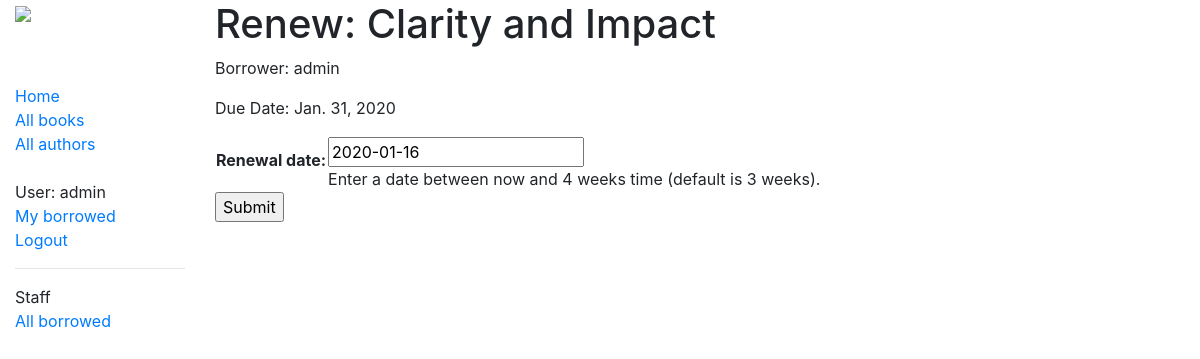
The app's page /catalog/book/38a4652c-a22a-4b28-818d-9f8d2848e87d/renew/ (signed in) with its own data.
### catalog/models.py (models this page shows, shortened)
class BookInstance(models.Model):
    id = models.UUIDField(primary_key = True, default=uuid.uuid4
            , help_text = "Unique ID for this specific copy of a book")
    book = models.ForeignKey("Book", on_delete = models.SET_NULL, null=True)
    imprint = models.CharField(max_length = 200)
    due_back = models.DateField(null=True, blank=True)
    borrower = models.ForeignKey(User, on_delete=models.SET_NULL, null=True, blank=True)
    @property
    def is_overdue(self):
        if self.due_back and date.today() > self.due_back:
            return True
        return False
    LOAN_STATUS = (
          ('m', "Maintenance")
        , ('o', "On loan")
        , ('a', "Available")
        , ('r', "Reserved")
    )
    status = models.CharField(
          max_length = 1
        , choices = LOAN_STATUS
        , blank = True
        , default = "m"
        , help_text = "Book availability"
    )
    class Meta:
        ordering = ['due_back']
        permissions =(('can_mark_returned', 'set book as returned'),)

class Book(models.Model):
    title = models.CharField(max_length=200)
    author = models.ForeignKey("Author", on_delete=models.SET_NULL, null = True)
    summary = models.TextField(max_length = 1000
            , help_text = "Enter a brief description of the book")
    isbn = models.CharField("ISBN", max_length= 13
            , help_text = '13 character <a href="https://www.isbn-international.org/content/what-isbn">ISBN number</a>')
    genre = models.ManyToManyField(Genre, help_text = "Select a genre for the book")
    language = models.ForeignKey('Language', on_delete = models.SET_NULL, null=True)
    def display_genre(self):
        """Create a string for the Genre. This is required to display genre in Admin."""
        return ', '.join(genre.name for genre in self.genre.all()[:3])
    display_genre.short_description = 'Genre'

### catalog/views.py (the view)
# urls.py: , path("book/<uuid:pk>/renew/", views.renew_book_librarian, name = "renew-book-librarian")
@permission_required('catalog.can_mark_returned')
def renew_book_librarian(request, pk):
    book_instance = get_object_or_404(BookInstance, pk=pk)
    if request.method == "POST":
        form = RenewBookForm(request.POST)
        if form.is_valid():
            book_instance.due_back = form.cleaned_data['renewal_date']
            book_instance.save()
            return HttpResponseRedirect(reverse('all-borrowed'))
    else:
        proposed_renewal_date = datetime.date.today() + datetime.timedelta(weeks=3)
        form = RenewBookForm(initial={'renewal_date': proposed_renewal_date})
    context = {
          'form': form
        , 'book_instance': book_instance
    }
    return render(request, 'catalog/book_renew_librarian.html', context)

### catalog/forms.py (shortened to what this page needs)
class  RenewBookForm(forms.Form):
    renewal_date = forms.DateField(help_text = "Enter a date between now and 4 weeks time (default is 3 weeks).")

### catalog/templates/catalog/book_renew_librarian.html (shortened to what this page needs)
{% extends "base_generic.html" %}
{% block content %}
  <h1>Renew: {{ book_instance.book.title }}</h1>
  <p>Borrower: {{ book_instance.borrower }}</p>
  <p {% if book_instance.is_overdue %} class="text-danger"{% endif %}>
    Due Date: {{ book_instance.due_back }}</p>
  <form action="" method="post">
    <table>
      {{ form.as_table }}
    </table>
    <input type="submit" value = "Submit">
  </form>
{% endblock %}

### catalog/templates/base_generic.html (shortened to what this page needs)
<!DOCTYPE html>
<html lang="en">
<head>
  <link rel="stylesheet" href="https://stackpath.bootstrapcdn.com/bootstrap/4.1.3/css/bootstrap.min.css"
>
  {% load static %}
  <link rel="stylesheet" href="{% static 'css/styles.css' %}">
</head>
<body>
  <div class="container-fluid">
    <div class="row">
      <div class="col-sm-2">
      {% block sidebar %}
        <a href="https://www.4-most.co.uk/" target = "_blank"> <img src="{% static 'images/background.bmp' %}"/></a>
        <ul class="sidebar-nav">
          <li><a href="{% url 'index' %}">Home</a></li>
          <li><a href="{% url 'books' %}">All books</a></li>
          <li><a href="{% url 'authors' %}">All authors</a></li>
          <br>
        {% if user.is_authenticated %}
          <li>User: {{ user.get_username }}</li>
          <li><a href="{% url 'my-borrowed' %}">My borrowed</a></li>
          <li><a href="{% url 'logout' %}?next={{request.path}}">Logout</a></li>
        {% else %}
          <li><a href="{% url 'login' %}?next={{request.path}}">Login</a></li>
        {% endif %}
          <hr>
        {% if user.is_staff %}
          <li>Staff</li>
          <li><a href="{% url 'borrowed' %}">All borrowed</a></li>
        {% endif %}
        </ul>
      {% endblock %}
      </div>
      <div class="col-sm-10">
        {% block content %}{% endblock %}
      </div>
    </div>
  </div>
</body>
</html>

### catalog/static/css/styles.css (style rules this page uses)
.sidebar-nav { margin-top: 60px; padding: 0; list-style: none; }
img { max-width: 200px; max-height: 200px; }

### records on screen
BookInstance: book "Clarity and Impact", borrower "admin", due_back "Jan. 31, 2020"

### other values on screen
{{ user.get_username }} "admin"
